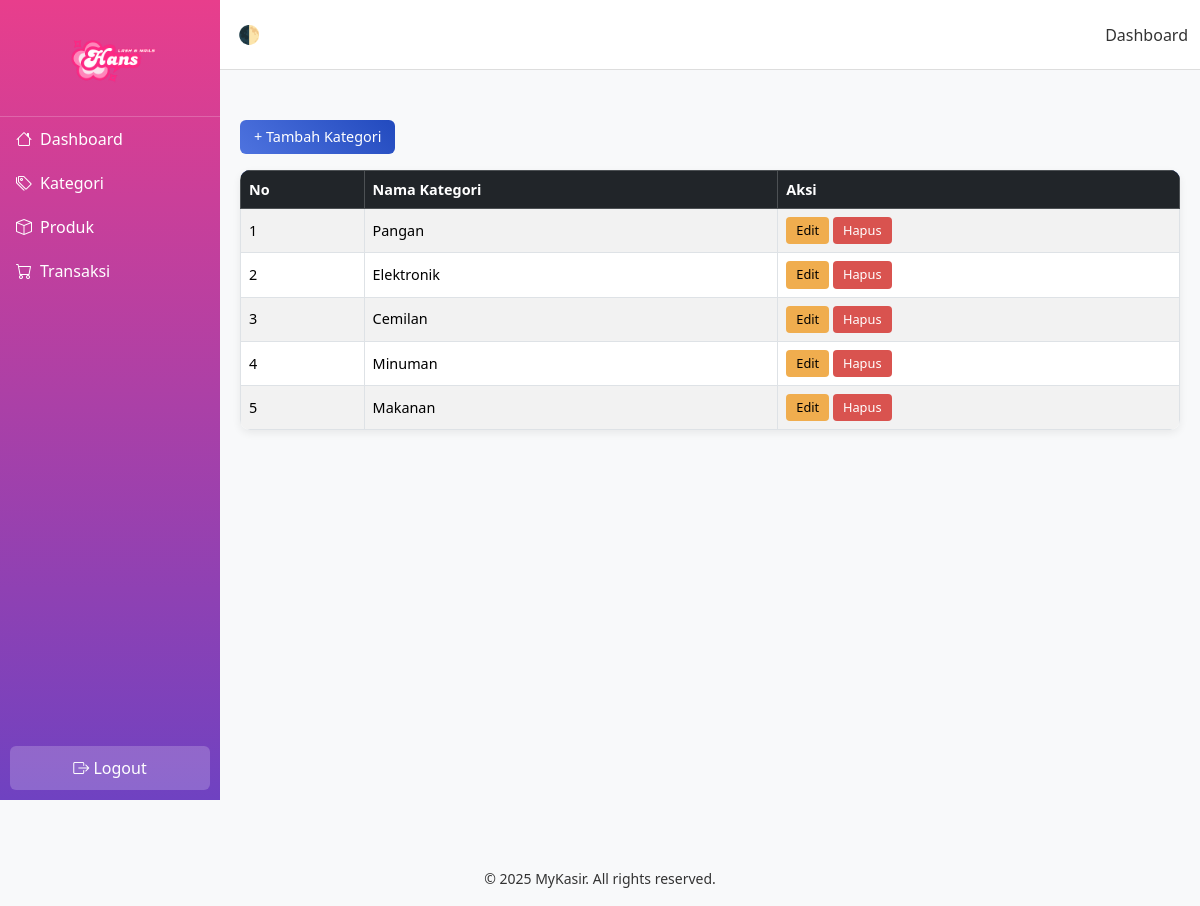
The page /service/menu/kategori.php (signed in) on the database its author committed.
### tables this page shows
CREATE TABLE `kategori` (
  `id_kategori` int(11) NOT NULL,
  `nama` varchar(100) DEFAULT NULL
);

### service/menu/kategori.php (the view, shortened to what this page needs)
<?php
include '../nav/header.php';
include '../koneksi/database.php';
?>
<!DOCTYPE html>
<html lang="en">
<head>
    <link rel="stylesheet" href="../../css/kategori.css">
</head>
</html>
<a href="../fitur/tambah_kategori.php" class="btn btn-primary mb-3">+ Tambah Kategori</a>
<?php
$result = $db->query("SELECT * FROM kategori ORDER BY id_kategori DESC");
?>
<table class="table table-bordered table-striped">
    <thead class="table-dark">
        <tr>
            <th>No</th>
            <th>Nama Kategori</th>
            <th>Aksi</th>
        </tr>
    </thead>
    <tbody>
        <?php $no=1; while($row = $result->fetch_assoc()): ?>
        <tr>
            <td><?= $no++; ?></td>
            <td><?= htmlspecialchars($row['nama']); ?></td>
            <td>
                <a href="../fitur/edit_kategori.php?id=<?= $row['id_kategori']; ?>" class="btn btn-sm btn-warning">Edit</a>
                <a href="../fitur/hapus_kategori.php?id=<?= $row['id_kategori']; ?>" class="btn btn-sm btn-danger">Hapus</a>
            </td>
        </tr>
        <?php endwhile; ?>
    </tbody>
</table>
<?php include '../nav/footer.php'; ?>

### css/header.css (style rules this page uses)
body { overflow-x: hidden; background: #f8f9fa; font-family: 'Segoe UI', Tahoma, Geneva, Verdana, sans-serif; color: #333; transition: background 0.3s, color 0.3s; }

### css/kategori.css (style rules this page uses)
.btn-primary { background: linear-gradient(45deg, #4e73df, #224abe); border: none; font-size: 0.9rem; padding: 6px 14px; }
.table { background: #fff; border-radius: 10px; overflow: hidden; box-shadow: 0 3px 8px rgba(0,0,0,0.07); }
.table th, .table td { vertical-align: middle !important; font-size: 0.9rem; }
.table-dark { background: linear-gradient(45deg, #4e73df, #224abe); color: #fff; }
.btn-sm { padding: 4px 10px; font-size: 0.8rem; }
.btn-warning { background-color: #f0ad4e; border: none; }
.btn-danger { background-color: #d9534f; border: none; }

### rows shown on the page
kategori: nama "Pangan"
kategori: nama "Elektronik"
kategori: nama "Cemilan"
kategori: nama "Minuman"
kategori: nama "Makanan"
